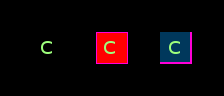

Below is a game level as drawn by its tile map, then a one-line description and the .tmx that defines it (tile-layer data replaced by summaries):
An orthogonal 7x3 tile map with 32x32 px tiles, 2 tile layers (ruleRegions, ruleSet), 3 hidden layers not drawn, 4 tilesets.

<map version="1.0" orientation="orthogonal" width="7" height="3" tilewidth="32" tileheight="32">
 <tileset firstgid="1" name="collision1_32_32" tilewidth="32" tileheight="32">
  <image source="../graphics/tiles/collision1_32_32.png" width="1024" height="1024" />
 </tileset>
 <tileset firstgid="1025" name="automapping_set_cave_32_32" tilewidth="32" tileheight="32">
  <image source="../graphics/tiles/automapping_set_cave_32_32.png" width="1024" height="1024" />
 </tileset>
 <tileset firstgid="2049" name="automapping_set_rules_32_32" tilewidth="32" tileheight="32">
  <image source="../graphics/tiles/automapping_set_rules_32_32.png" width="1024" height="1024" />
 </tileset>
 <tileset firstgid="3073" name="cave3_32_32" tilewidth="32" tileheight="32">
  <image source="../graphics/tiles/cave3_32_32.png" width="1024" height="1024" />
 </tileset>
 <layer name="ruleRegions" width="7" height="3">
  <data>[21 cells, 3 non-empty, 1 distinct tile ids]</data>
 </layer>
 <layer name="ruleSet" width="7" height="3">
  <data>[21 cells, 3 non-empty, 3 distinct tile ids]</data>
 </layer>
 <layer name="rule_Ground-automatic" width="7" height="3" visible="0">
  <data>[21 cells, 3 non-empty, 3 distinct tile ids]</data>
 </layer>
 <layer name="rule_Over-automatic" width="7" height="3" visible="0">
  <data>[21 cells, 0 non-empty, 0 distinct tile ids]</data>
 </layer>
 <layer name="rule_Collision-automatic" width="7" height="3" visible="0">
  <data>[21 cells, 2 non-empty, 1 distinct tile ids]</data>
 </layer>
</map>
